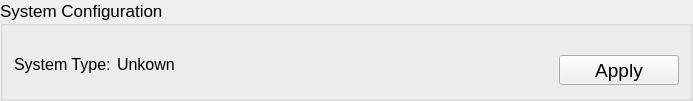
                 <widget class="QGroupBox" name="groupBoxSysConf">
                  <property name="minimumSize">
                   <size>
                    <width>0</width>
                    <height>101</height>
                   </size>
                  </property>
                  <property name="font">
                   <font>
                    <pointsize>13</pointsize>
                   </font>
                  </property>
                  <property name="title">
                   <string>System Configuration</string>
                  </property>
                  <layout class="QGridLayout" name="gridLayout_20">
                   <property name="topMargin">
                    <number>27</number>
                   </property>
                   <item row="0" column="0">
                    <layout class="QFormLayout" name="formLayout_28">
                     <property name="fieldGrowthPolicy">
                      <enum>QFormLayout::AllNonFixedFieldsGrow</enum>
                     </property>
                     <property name="labelAlignment">
                      <set>Qt::AlignLeading|Qt::AlignLeft|Qt::AlignVCenter</set>
                     </property>
                     <item row="0" column="0">
                      <widget class="QLabel" name="label_36">
                       <property name="font">
                        <font>
                         <pointsize>12</pointsize>
                        </font>
                       </property>
                       <property name="text">
                        <string>System Type:</string>
                       </property>
                      </widget>
                     </item>
                     <item row="0" column="1">
                      <widget class="CustomLabel" name="systemType">
                       <property name="minimumSize">
                        <size>
                         <width>100</width>
                         <height>0</height>
                        </size>
                       </property>
                       <property name="font">
                        <font>
                         <pointsize>12</pointsize>
                        </font>
                       </property>
                       <property name="text">
                        <string>Unkown</string>
                       </property>
                      </widget>
                     </item>
                    </layout>
                   </item>
                   <item row="0" column="1">
                    <spacer name="horizontalSpacer_11">
                     <property name="orientation">
                      <enum>Qt::Horizontal</enum>
                     </property>
                     <property name="sizeHint" stdset="0">
                      <size>
                       <width>336</width>
                       <height>20</height>
                      </size>
                     </property>
                    </spacer>
                   </item>
                   <item row="0" column="2">
                    <widget class="QPushButton" name="apply4">
                     <property name="minimumSize">
                      <size>
                       <width>120</width>
                       <height>25</height>
                      </size>
                     </property>
                     <property name="maximumSize">
                      <size>
                       <width>16777215</width>
                       <height>30</height>
                      </size>
                     </property>
                     <property name="font">
                      <font>
                       <pointsize>14</pointsize>
                       <weight>50</weight>
                       <bold>false</bold>
                       <underline>false</underline>
                      </font>
                     </property>
                     <property name="text">
                      <string>Apply</string>
                     </property>
                     <property name="icon">
                      <iconset resource="res.qrc">
                       <normaloff>:/image/dialog_apply_32px_1173780_easyicon.net.png</normaloff>:/image/dialog_apply_32px_1173780_easyicon.net.png</iconset>
                     </property>
                     <property name="iconSize">
                      <size>
                       <width>24</width>
                       <height>24</height>
                      </size>
                     </property>
                     <property name="flat">
                      <bool>false</bool>
                     </property>
                    </widget>
                   </item>
                  </layout>
                 </widget>
